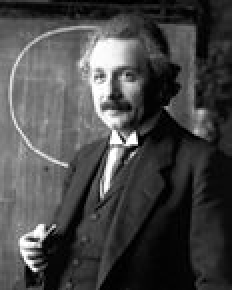
#> input picture EX6/Einstein.jpg, 116 x 145 px (shown 2 times larger)
$ jupyter execute --allow-errors Exercise3.ipynb
#> lines starting #> are read from the running program, lines starting #| are printed output that depends on the picture
[cell 1]
import matplotlib.pyplot as plt
import matplotlib.image as mpimg
import numpy as np
from scipy import ndimage

[cell 2]
image = mpimg.imread('Einstein.jpg')
#> image is the input picture: shape (145, 116); min 0, max 255, mean 71.2

plt.title('Original Image')
plt.imshow(image, cmap='gray')

[cell 3]
sx = np.array(([1, 0, -1],
               [2, 0, -2],
               [1, 0, -1]))

sy = np.array(([1,   2,  1],
               [0,   0,  0],
               [-1, -2, -1]))

imgD = np.copy(image)

for i in range(1, image.shape[0] - 1):
    for j in range(1, image.shape[1] - 1):
        n = np.array(([image[i + 1][j - 1], image[i + 1][j], image[i + 1][j + 1]],
                      [image[i][j - 1]    , image[i][j]    , image[i][j + 1]],
                      [image[i - 1][j - 1], image[i - 1][j], image[i - 1][j + 1]]))

        gx = np.multiply(sx, n)
        gy = np.multiply(sy, n)

        sumX = gx.sum()
        sumY = gy.sum()

        g = np.sqrt(np.power(sumX, 2) + np.power(sumY, 2))

        imgD[i][j] = g
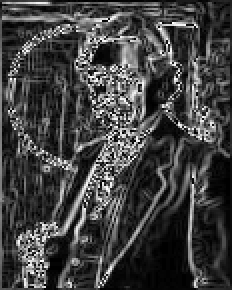
#> imgD: shape (145, 116) (shown 2 times larger); min 0, max 255, mean 65.2


sobelAlg = ndimage.sobel(image)
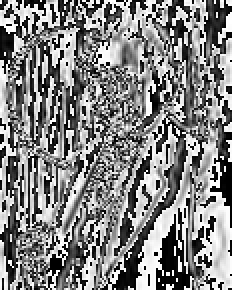
#> sobelAlg: shape (145, 116) (shown 2 times larger); min 0, max 255, mean 131.5

fig = plt.figure()
ax1 = fig.add_subplot(121)
ax2 = fig.add_subplot(122)
fig.subplots_adjust(right=1.3)

ax1.set_title('Gradient Image')
ax1.imshow(imgD, cmap='gray')

ax2.set_title('Gradient Image with Scipy-Sobel-Algorithm')
ax2.imshow(sobelAlg, cmap='gray')
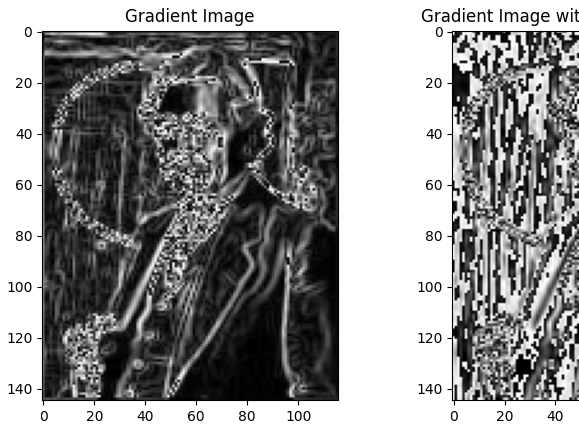
#> figure drawn by matplotlib, 2 panels

[cell 4]
vecOut = sobelAlg.flatten()
#> vecOut = 16820 values, max 255 at index 54, min 0 at index 10, mean 131.5
plt.title('Histogram of vectorized output')
hist = plt.hist(vecOut.ravel(), bins=256, log=True)
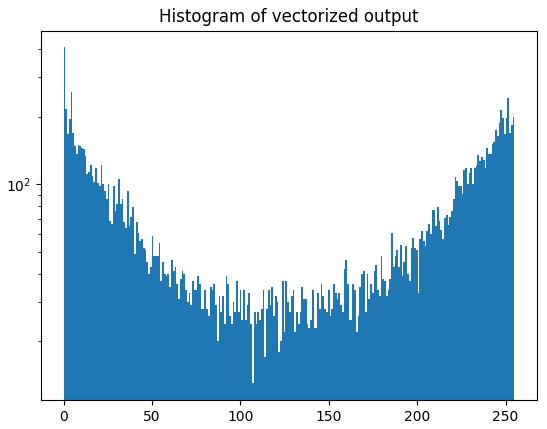
#> figure drawn by matplotlib, 1 panel; tallest bar 408 high, from x = 0 to 0.996

[cell 5]
s = []
scaling = 0.5

for i in range(len(vecOut)):
    if i < len(vecOut) - 1:
        s.append(vecOut[i] * np.exp(-scaling * np.power(vecOut[i] - vecOut[i + 1], 2)))
    else:
        s.append(vecOut[i] * np.exp(-scaling * np.power(vecOut[i] - vecOut[i], 2)))
#> after the loop, s = 16820 values, max 255 at index 54, min 0 at index 0, mean 3.56

s=np.array(s)
#> (the rest of this cell did not finish here and is left out)
